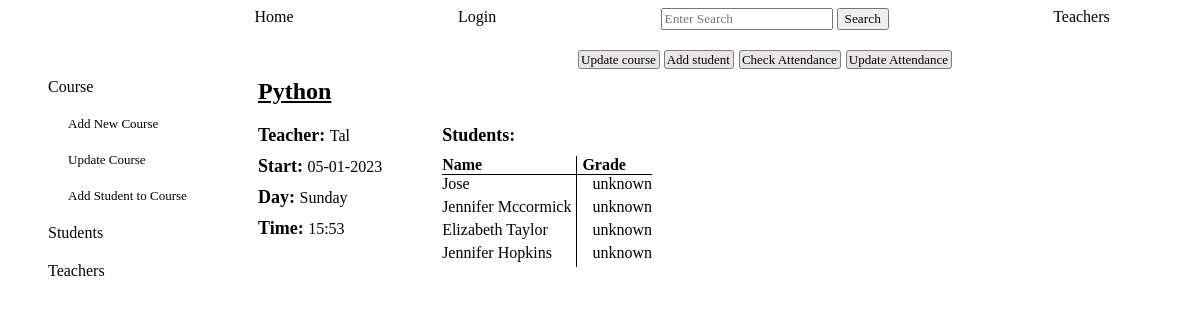
The app's page /course_info/1, older data.
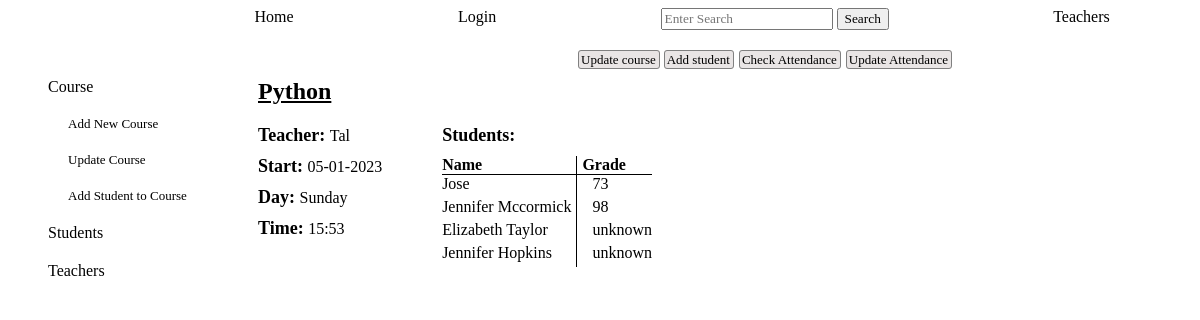
The same page, newer data.
### tables this page shows
CREATE TABLE students_courses (
        id INTEGER PRIMARY KEY,
        student_id INTEGER,
        course_id INTEGER,
        grade INTEGER DEFAULT "unknown",
        UNIQUE (student_id, course_id),
        FOREIGN KEY (student_id) REFERENCES students (id),
        FOREIGN KEY (course_id) REFERENCES courses (id)
    );

CREATE TABLE courses (
        id INTEGER PRIMARY KEY,
        name TEXT NOT NULL,
        description TEXT,
        teacher_id TEXT NOT NULL,
        start TEXT,
        day TEXT,
        time TEXT, 
        FOREIGN KEY (teacher_id) REFERENCES teachers (id)
        );

CREATE TABLE teachers (
        id INTEGER PRIMARY KEY,
        name TEXT NOT NULL,
        email TEXT NOT NULL UNIQUE,
        phone TEXT UNIQUE
        );

### app.py (the view)
@app.route('/course_info/<course_id>')
def course_info(course_id): # specific course information
    log=check_log()
    info=chek_admin()
    course_dict={}
    course_dict['link1']=['create']
    course_dict['id']=course_id
    course=crud.read_if('*',"courses","id", course_id)
    course=create_courses_objects(course)
    for c in course:
        c.teacher_id=[c.teacher_id, crud.teacher_name(c.teacher_id)]
    course_dict['course']=course
    course_dict['students_title']='Students: '
    course_dict['student_name']='Name'
    course_dict['student_grade']='Grade'
    students=crud.read_if('student_id, grade','students_courses', 'course_id', course_id)
    if len(students)==0:
        course_dict['no_students']='There are no students enrolled to the course'
    else:
        students_names=[]
        for s in students:
            s_g=namedtuple('S_grade', ['id','name','grade'])
            s_g.id=s[0]
            s_g.name=crud.student_name(s[0])
            s_g.grade=s[1]
            students_names.append(s_g)
        course_dict['students']=students_names
        course_dict['no_students']=''
        course_dict['form']=['create']
        dates=crud.read_if('DISTINCT date', 'students_attendance', 'course_id', course_id)
        if len(dates)==0:
            course_dict['no_lesson']='No lesson found in the system'
        else:
            course_dict['link2']=['create']
            course_dict['link3']=['create']
    return render_template ('admin_courses.html', log=log, info=info, course_dict=course_dict, course_attend='', attend_update='', attend_date_update='')

### app.py (called while the page is built)
def check_log(): #check if user is loged in or not
    log_result={}
    if "name" in session:
        link='/logout'
        log='Logout'
        log_result['link']=link
        log_result['log']=log
        return log_result
    else:
        link='/login'
        log='Login'
        log_result['link']=link
        log_result['log']=log
        return log_result

def chek_admin():
    if "role" in session:
        info={}
        if session['role']=='admin':
            info['id']=session['id']
            info['link']=f"/administrator/{session['id']}"
            info['word']='Administrator'
            info['hello']=f"Hello {crud.admin_name(session['id'])}- what do you want to do?"
        if session['role']=='teacher':
            info['id']=session['id']
            info['link']=f"/teacher_profile/{session['id']}"
            info['word']=f"Welcome {crud.teacher_name(session['id'])}"
        if session['role']=='student':
            info['id']=session['id']
            info['link']=f"/student_profile/{session['id']}"
            info['word']=f"Welcome {crud.student_name(session['id'])}"
        return info

### templates/admin_courses.html (shortened to what this page needs)
{% include "admin_nav_courses.html" %}
    <div class="admin_courses_main">
        {% for c in course_dict.course %}
        <div class="main_course_info">
            <div class="info_course_name">{{c.name}}</div>
            <div class="main_course_detail">
                <div class="basic_course_info" >
                    <div class="info_course_teacher"><span class="title_course">Teacher: </span><a href="/teacher_info/{{c.teacher_id[0]}}">{{c.teacher_id[1]}}</a></div>
                    <div class="info_course_start"><span class="title_course">Start: </span>{{c.start}}</div>
                    <div class="info_course_day"><span class="title_course">Day: </span>{{c.day}}</div>
                    <div class="info_course_time"><span class="title_course">Time: </span>{{c.time}}</div>
                </div>
                <div class="info_course_students">
                    <div class="title_course" style="margin-bottom: 10px;">{{course_dict.students_title}}</div>
                    {% for f in  course_dict.form %}
                    <div class="title_student_name">{{course_dict.student_name}}</div>
                    <div class="title_course_grade">{{course_dict.student_grade}}</div>
                    {% endfor %}
                    <div class="course_student_name">
                        {% for student in course_dict.students %}
                        <div><a href="/student_info/{{student.id}}">{{student.name}}</a></div>
                        {% endfor %}
                    </div>
                    <div class="course_grade">
                        {% for student in course_dict.students %}
                        <div class="">{{student.grade}}</div>
                        {% endfor %}
                    </div>
                    <div class="no_course_students">{{course_dict.no_students}}</div>
                </div>
            </div>
        </div>
        {% endfor %}
    </div>
    <div class="info_more_links">
        {% for l in course_dict.link1 %}
        <div>
            <a href="/chosen_course/{{course_dict.id}}">Update course</a>
            <a href="/course_id_registration/{{course_dict.id}}">Add student</a>
        </div>
        {% endfor %}
        {% for l in course_dict.link2 %}
        <div>
            <a href="/attendance_course/{{course_dict.id}}">Check Attendance</a>
        </div>
        {% endfor %}
        {% for l in course_dict.link3 %}
        <div>
            <a href="/update_course_attendance/{{course_dict.id}}">Update Attendance</a>
        </div>
        {% endfor %}
    </div>
</div>

Row changes from the older to the newer data that the page shows:
no longer on this page (row edited): students_courses: grade "unknown"
no longer on this page (row edited): students_courses: grade "unknown"
Text that changed along with them:
new list line: "73"
new list line: "98"
list line gone: "unknown"
